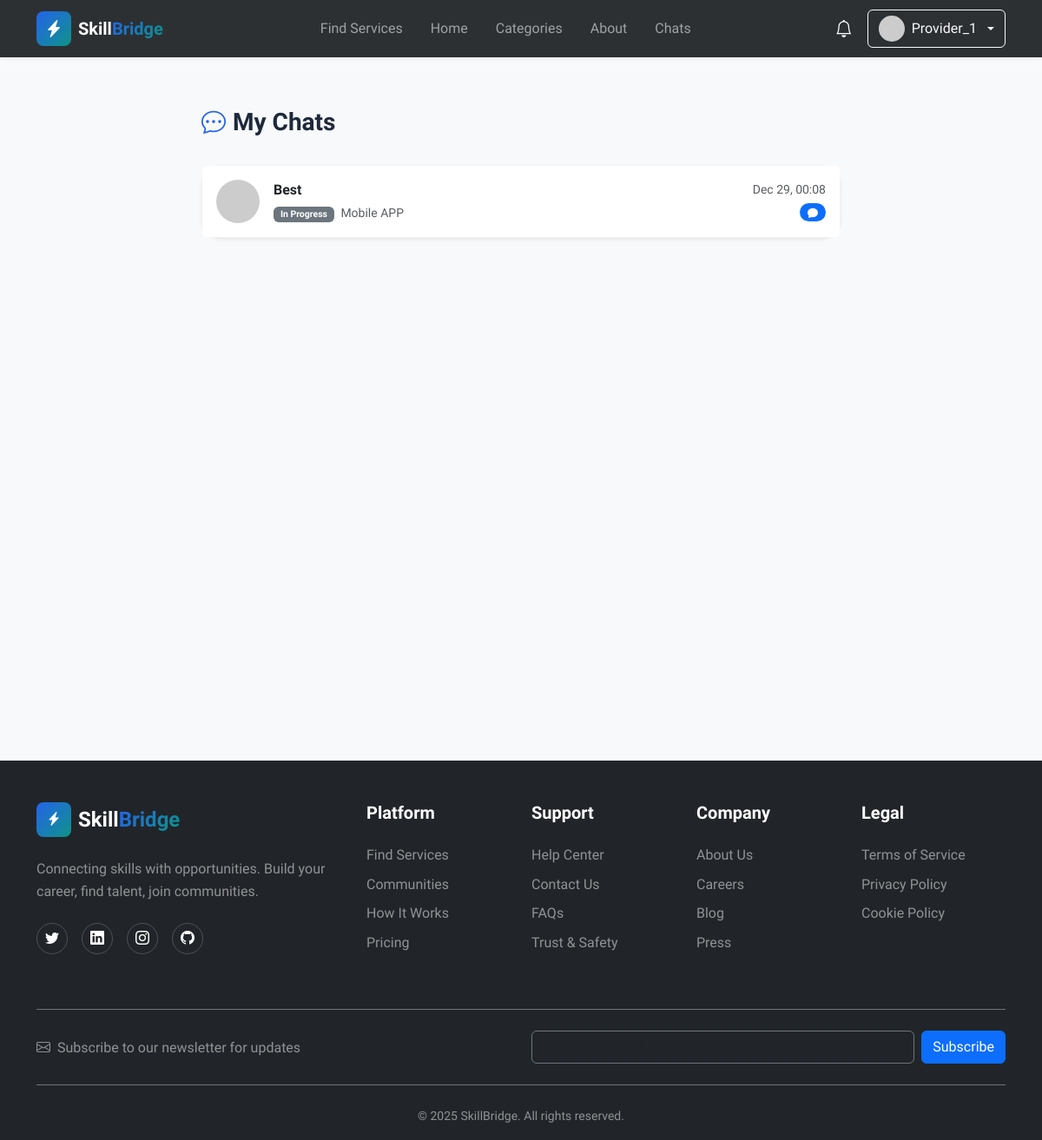
Page /user/chats (signed in) on the committed database.
### models.py (models this page shows, shortened)
class User(UserMixin, db.Model):
    __tablename__ = 'users'
    id = db.Column(db.Integer, primary_key=True)
    username = db.Column(db.String(80), unique=True, nullable=False, index=True)
    email = db.Column(db.String(120), unique=True, nullable=False, index=True)
    password_hash = db.Column(db.String(255), nullable=False)
    user_type = db.Column(db.String(20), nullable=False, default='client')
    full_name = db.Column(db.String(100))
    bio = db.Column(db.Text)
    avatar_url = db.Column(db.String(255), default='default-avatar.png')
    phone = db.Column(db.String(20))
    is_active = db.Column(db.Boolean, default=True)
    is_verified = db.Column(db.Boolean, default=False)
    created_at = db.Column(db.DateTime, default=datetime.utcnow, nullable=False)
    updated_at = db.Column(db.DateTime, default=datetime.utcnow, onupdate=datetime.utcnow)
    services = db.relationship('Service', backref='provider', lazy='dynamic',
                              foreign_keys='Service.user_id')
    reviews = db.relationship('Review', backref='reviewer', lazy='dynamic',
                             foreign_keys='Review.user_id')
    orders_as_buyer = db.relationship('Order', backref='buyer', lazy='dynamic',
                                     foreign_keys='Order.buyer_id')
    orders_as_seller = db.relationship('Order', backref='seller', lazy='dynamic',
                                      foreign_keys='Order.seller_id')
    favorites = db.relationship('Favorite', backref='user', lazy='dynamic',
                               cascade='all, delete-orphan')
    notifications = db.relationship('Notification', backref='user', lazy='dynamic',
                                   cascade='all, delete-orphan')
    def is_admin(self):
        return self.user_type == 'admin'
    def get_unread_notifications_count(self):
        return self.notifications.filter_by(is_read=False).count()
    def get_recent_notifications(self, limit=5):
        return self.notifications.order_by(db.text('created_at desc')).limit(limit)
    def get_avatar_url(self):
        from flask import url_for
        if not self.avatar_url or self.avatar_url == 'default-avatar.png':
            return f"https://ui-avatars.com/api/?name={self.username}&background=random&color=fff&size=128"
        if self.avatar_url.startswith('http'):
            return self.avatar_url
        return url_for('static', filename='avatars/' + self.avatar_url)

class Order(db.Model):
    __tablename__ = 'orders'
    id = db.Column(db.Integer, primary_key=True)
    service_id = db.Column(db.Integer, db.ForeignKey('services.id'), nullable=False, index=True)
    buyer_id = db.Column(db.Integer, db.ForeignKey('users.id'), nullable=False, index=True)
    seller_id = db.Column(db.Integer, db.ForeignKey('users.id'), nullable=False, index=True)
    total_price = db.Column(db.Float, nullable=False)
    status = db.Column(db.String(20), default='pending', index=True)
    requirements = db.Column(db.Text)  # Buyer's requirements
    scope = db.Column(db.Text)  # Detailed scope
    budget_tier = db.Column(db.String(20)) # Basic, Standard, Premium
    deadline = db.Column(db.DateTime)  # Agreed deadline
    delivery_note = db.Column(db.Text)  # Seller's delivery note
    created_at = db.Column(db.DateTime, default=datetime.utcnow)
    updated_at = db.Column(db.DateTime, default=datetime.utcnow, onupdate=datetime.utcnow)
    completed_at = db.Column(db.DateTime)

class Service(db.Model):
    __tablename__ = 'services'
    id = db.Column(db.Integer, primary_key=True)
    title = db.Column(db.String(200), nullable=False, index=True)
    description = db.Column(db.Text, nullable=False)
    price = db.Column(db.Float, nullable=False)
    delivery_time = db.Column(db.String(50))  # e.g., "3 days", "1 week"
    user_id = db.Column(db.Integer, db.ForeignKey('users.id'), nullable=False, index=True)
    category_id = db.Column(db.Integer, db.ForeignKey('categories.id'), nullable=False, index=True)
    favorited_by = db.relationship('Favorite', backref='service', lazy='dynamic', cascade='all, delete-orphan')
    image_url = db.Column(db.String(255), default='default-service.jpg')
    tags = db.Column(db.String(255))
    is_active = db.Column(db.Boolean, default=True)
    view_count = db.Column(db.Integer, default=0)
    created_at = db.Column(db.DateTime, default=datetime.utcnow, index=True)
    updated_at = db.Column(db.DateTime, default=datetime.utcnow, onupdate=datetime.utcnow)
    reviews = db.relationship('Review', backref='service', lazy='dynamic',
                             cascade='all, delete-orphan')
    orders = db.relationship('Order', backref='service', lazy='dynamic')
    favorited_by = db.relationship('Favorite', backref='service', lazy='dynamic',
                                   cascade='all, delete-orphan')

### routes.py (the view)
@user_bp.route('/chats')
@login_required
def chats():
    active_chats = chat_manager.get_active_chats(current_user.id)
    return render_template('user/chats.html', chats=active_chats)

### managers.py (called while the page is built)
    def get_active_chats(self, user_id):
        orders = Order.query.filter(
            db.or_(Order.buyer_id == user_id, Order.seller_id == user_id)
        ).order_by(Order.updated_at.desc()).all()
        return orders

### templates/user/chats.html (shortened to what this page needs)
{% extends "base.html" %}
{% block content %}
<section class="py-5 bg-light min-vh-100">
    <div class="container">
        <div class="row justify-content-center">
            <div class="col-lg-8">
                <div class="d-flex justify-content-between align-items-center mb-4">
                    <h3>
                        <i class="bi bi-chat-dots me-2 text-primary"></i>My Chats
                    </h3>
                </div>
                <div class="card shadow-sm">
                    <div class="list-group list-group-flush">
                        {% if chats %}
                        {% for chat in chats %}
                        {% set other_user = chat.buyer if chat.seller_id == current_user.id else chat.seller %}
                        <a href="{{ url_for('user.order_detail', order_id=chat.id) }}"
                            class="list-group-item list-group-item-action p-3">
                            <div class="d-flex align-items-center">
                                <img src="{{ other_user.get_avatar_url() }}" class="rounded-circle me-3" width="50"
                                    height="50" alt="{{ other_user.username }}">
                                <div class="flex-grow-1">
                                    <div class="d-flex justify-content-between align-items-center mb-1">
                                        <h6 class="mb-0 fw-bold">{{ other_user.username }}</h6>
                                        <small class="text-muted">
                                            {{ (chat.updated_at|to_ist).strftime('%b %d, %H:%M') }}
                                        </small>
                                    </div>
                                    <div class="d-flex justify-content-between align-items-center">
                                        <div class="text-muted small text-truncate" style="max-width: 300px;">
                                            <span class="badge bg-secondary me-1">{{ chat.status|replace('_', ' ')|title
                                                }}</span>
                                            {{ chat.service.title }}
                                        </div>
                                        {% if chat.messages.count() > 0 %}
                                        <span class="badge bg-primary rounded-pill">
                                            <i class="bi bi-chat-fill"></i>
                                        </span>
                                        {% endif %}
                                    </div>
                                </div>
                            </div>
                        </a>
                        {% endfor %}
                        {% endif %}
                    </div>
                </div>
            </div>
        </div>
    </div>
</section>
{% endblock %}

### templates/components/header.html (shortened to what this page needs)
<header class="navbar navbar-expand-lg navbar-dark bg-dark fixed-top shadow-sm">
    <div class="container">
        <a class="navbar-brand d-flex align-items-center" href="{{ url_for('main.index') }}">
            <div class="logo-icon gradient-primary rounded-3 p-2 me-2">
                <i class="bi bi-lightning-charge-fill text-white"></i>
            </div>
            <span class="fw-bold">Skill<span class="text-gradient">Bridge</span></span>
        </a>
        <div class="collapse navbar-collapse" id="navbarNav">
            <ul class="navbar-nav mx-auto">
                <li class="nav-item">
                    <a class="nav-link" href="{{ url_for('service.browse') }}">Find Services</a>
                </li>
                <li class="nav-item">
                    <a class="nav-link" href="{{ url_for('main.index') }}">Home</a>
                </li>
                <li class="nav-item">
                    <a class="nav-link" href="{{ url_for('main.index') }}#categories">Categories</a>
                </li>
                <li class="nav-item">
                    <a class="nav-link" href="{{ url_for('main.about') }}">About</a>
                </li>
                {% if current_user.is_authenticated %}
                <li class="nav-item">
                    <a class="nav-link" href="{{ url_for('user.chats') }}">Chats</a>
                </li>
                {% endif %}
            </ul>
            <div class="d-flex align-items-center gap-3 mt-3 mt-lg-0">
                {% if current_user.is_authenticated %}
                <div class="dropdown">
                    <button class="btn btn-link text-white position-relative p-0" type="button"
                        data-bs-toggle="dropdown">
                        <i class="bi bi-bell fs-5"></i>
                    </button>
                </div>
                <div class="dropdown">
                    <button class="btn btn-outline-light dropdown-toggle d-flex align-items-center gap-2" type="button"
                        data-bs-toggle="dropdown">
                        <img src="{{ current_user.get_avatar_url() }}" alt="Avatar" class="rounded-circle" width="30"
                            height="30">
                        <span>{{ current_user.username }}</span>
                    </button>
                </div>
                {% else %}
                <a href="{{ url_for('auth.login') }}" class="btn btn-outline-light">Log In</a>
                <a href="{{ url_for('auth.register') }}" class="btn btn-gradient-primary">Get Started</a>
                {% endif %}
            </div>
        </div>
    </div>
</header>
<div style="height: 76px;"></div>

### static/css/custom.css (style rules this page uses)
:root { --primary: #2563eb; --primary-hover: #1d4ed8; --accent: #0d9488; --background: #f8fafc; --foreground: #1e293b; --card: #ffffff; --border: #e2e8f0; --muted: #64748b; --muted-foreground: #94a3b8; --secondary: #f1f5f9; --success: #10b981; --danger: #ef4444; --primary-color: #2563eb; --primary-dark: #1d4ed8; --primary-light: #3b82f6; --accent-color: #0d9488; --card-bg: #ffffff; --gradient-primary: linear-gradient(135deg, #2563eb 0%, #0d9488 100%); --gradient-accent: linear-gradient(135deg, #f97316 0%, #fb923c 100%); --gradient-hero: linear-gradient(135deg, #1e293b, #334155); --shadow-sm: 0 1px 2px 0 rgba(0, 0, 0, 0.05); --shadow-md: 0 4px 6px -1px rgba(0, 0, 0, 0.08); --shadow-lg: 0 10px 15px -3px rgba(0, 0, 0, 0.08); --shadow-xl: 0 20px 25px -5px rgba(0, 0, 0, 0.1); --shadow-glow: 0 0 40px rgba(37, 99, 235, 0.25); --section-padding: 5rem 0; --radius: 0.75rem; --radius-sm: 0.5rem; --radius-md: 1rem; --radius-lg: 1.5rem; --radius-xl: 2rem; }
* { margin: 0; padding: 0; box-sizing: border-box; }
body { font-family: 'Sora', -apple-system, BlinkMacSystemFont, 'Segoe UI', sans-serif; background-color: var(--background); color: var(--foreground); line-height: 1.6; overflow-x: hidden; }
h1, h2, h3, h4, h5, h6 { font-weight: 700; line-height: 1.2; }
a { transition: all 0.3s ease; }
.gradient-primary { background: var(--gradient-primary); }
.text-gradient { background: var(--gradient-primary); -webkit-background-clip: text; -webkit-text-fill-color: transparent; background-clip: text; }
.navbar { backdrop-filter: blur(10px); background-color: rgba(33, 37, 41, 0.95) !important; transition: all 0.3s ease; }
.logo-icon { width: 40px; height: 40px; display: flex; align-items: center; justify-content: center; transition: all 0.3s ease; }
.nav-link { font-weight: 500; position: relative; padding: 0.5rem 1rem !important; }
.nav-link::after { content: ''; position: absolute; bottom: 0; left: 50%; width: 0; height: 2px; background: var(--gradient-primary); transition: all 0.3s ease; transform: translateX(-50%); }
.card { border-radius: var(--radius-lg); border: 1px solid rgba(0, 0, 0, 0.05); box-shadow: var(--shadow-sm); }
.badge { padding: 0.35em 0.75em; font-weight: 600; }
.text-primary { color: var(--primary-color) !important; }

### rows in the picture
User: username "Provider_1"
Order: updated_at "Dec 29, 00:08", status "In Progress", service "Mobile APP"
User: username "Best"
